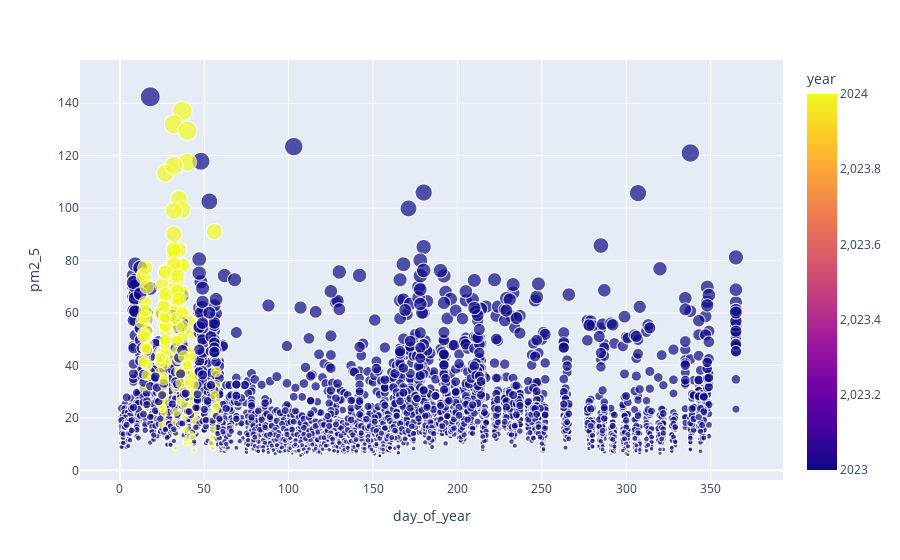

This figure's notebook cell:
### Markdown cell above
Note: *We discovered that data doesn't exist between those days we found to be stable days for Nairobi and Bujumbura.*

Note: *However, it seems there is an overlap between days of the year for Kampala.*

Note: *Apart from Lagos city, it seems the day of the year across different city has some level of overlap*

### Code cell
# View the overlap between the days of the year for Kampala in year 2023 and 2024

import plotly.graph_objects as go

selected_city = train[(train['city'] == 'Kampala')]
fig = px.scatter(selected_city, x="day_of_year", y="pm2_5", color="year",
                 size='pm2_5')
fig.show()

### Figure 1 — Plotly figure (JSON) as saved in the notebook; plotly's stock layout.template omitted (floating-point values rounded to 4 significant figures; data arrays with more than 128 entries replaced by an {"elided": "..."} marker saying what was removed)
{"data": [{"hovertemplate": "day_of_year=%{x}<br>pm2_5=%{marker.size}<br>year=%{marker.color}<extra></extra>", "legendgroup": "", "marker": {"color": {"elided": "5596 int values"}, "coloraxis": "coloraxis", "size": {"elided": "5596 float values"}, "sizemode": "area", "sizeref": 0.3562, "symbol": "circle"}, "mode": "markers", "name": "", "showlegend": false, "type": "scattergl", "x": {"elided": "5596 int values"}, "xaxis": "x", "y": {"elided": "5596 float values"}, "yaxis": "y"}], "layout": {"coloraxis": {"colorbar": {"title": {"text": "year"}}, "colorscale": [[0, "#0d0887"], [0.1111, "#46039f"], [0.2222, "#7201a8"], [0.3333, "#9c179e"], [0.4444, "#bd3786"], [0.5556, "#d8576b"], [0.6667, "#ed7953"], [0.7778, "#fb9f3a"], [0.8889, "#fdca26"], [1, "#f0f921"]]}, "legend": {"itemsizing": "constant", "tracegroupgap": 0}, "margin": {"t": 60}, "xaxis": {"anchor": "y", "domain": [0, 1], "title": {"text": "day_of_year"}}, "yaxis": {"anchor": "x", "domain": [0, 1], "title": {"text": "pm2_5"}}}}
